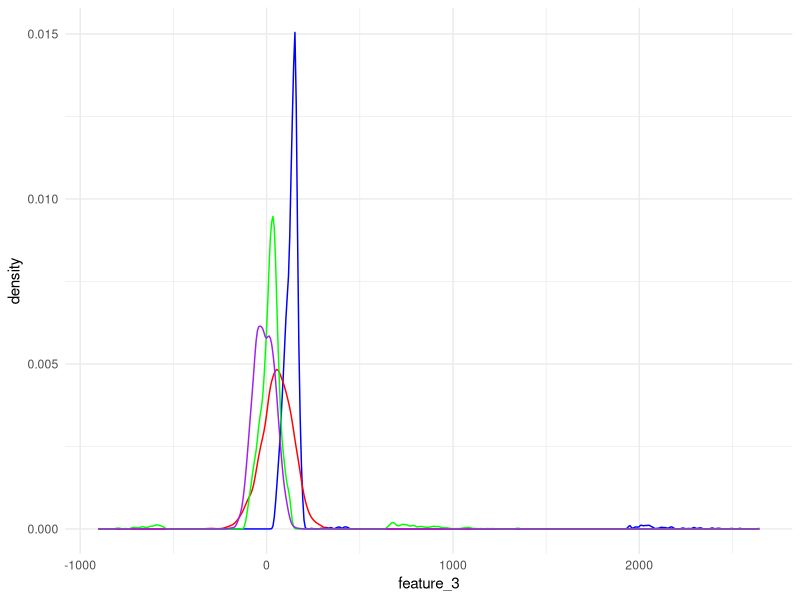
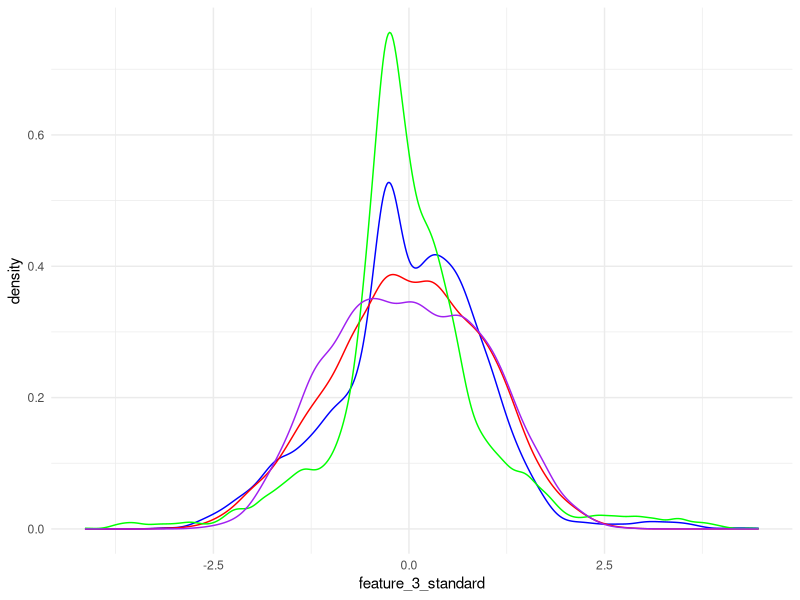
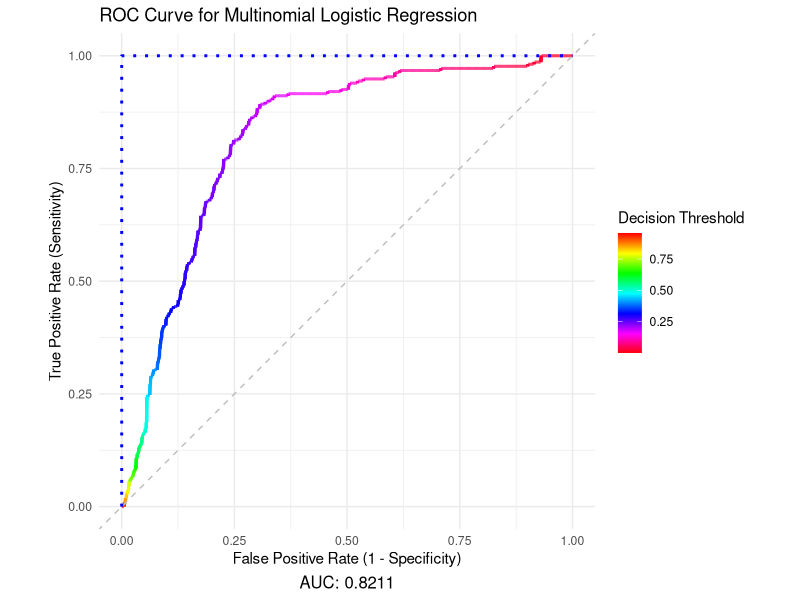
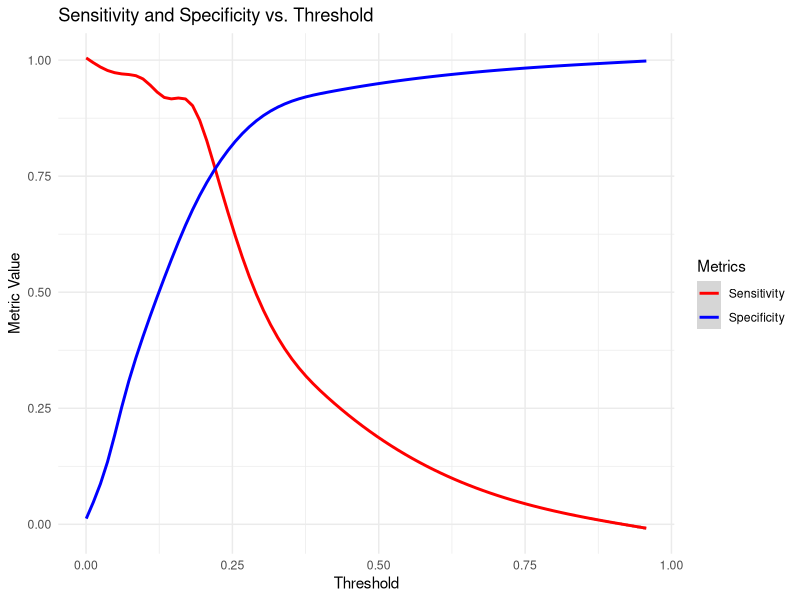
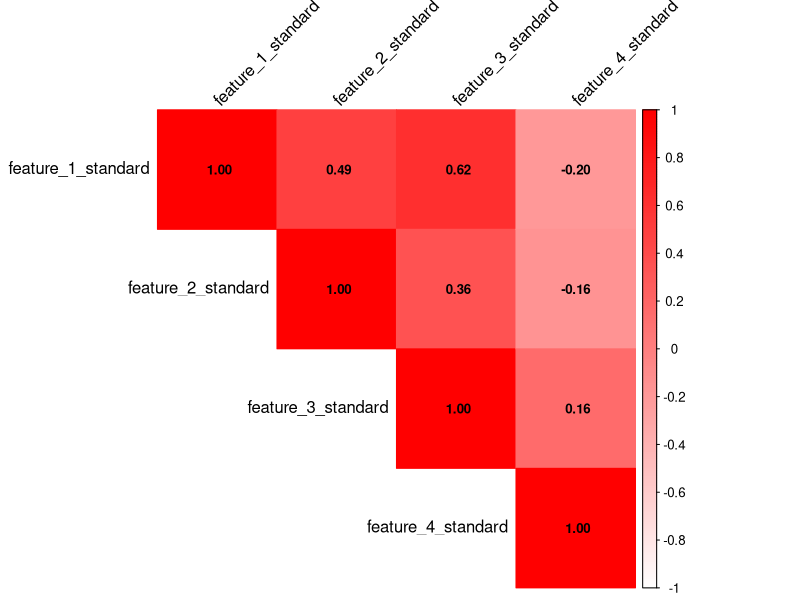
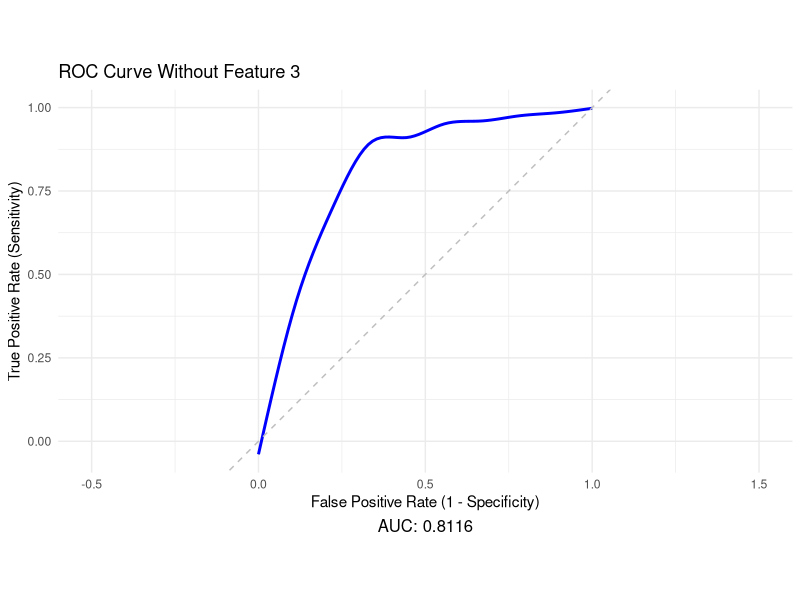
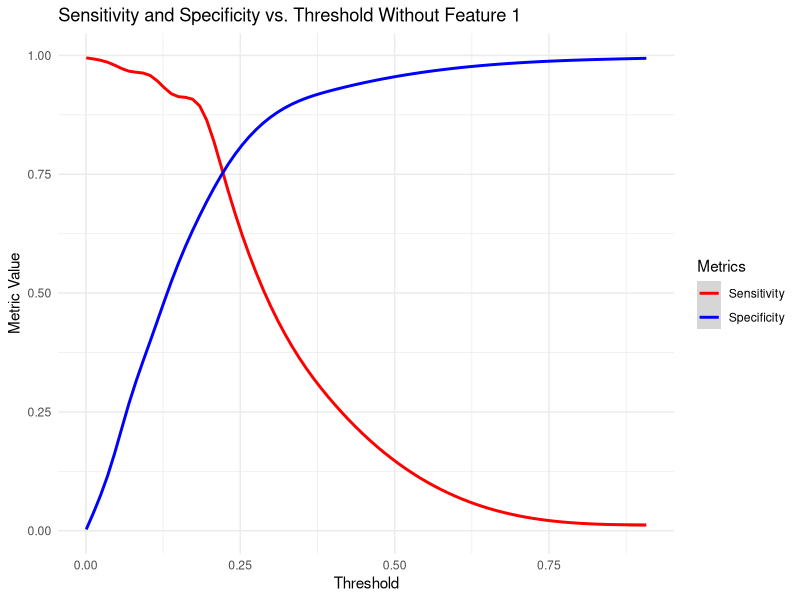
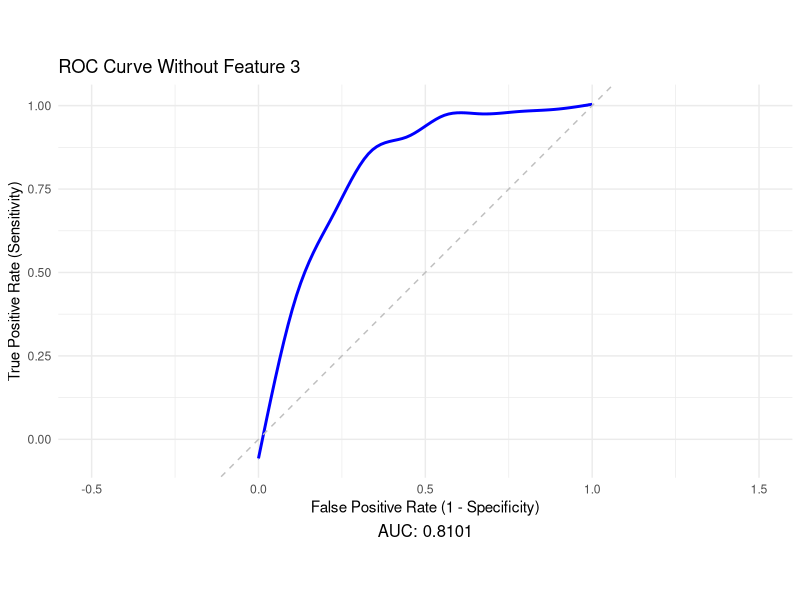

These figures' R source, in order:
## ---- chunk 1
knitr::opts_chunk$set(
  message = FALSE,
  warning = FALSE,
  fig.align = "center",
  fig.width = 8,   
  fig.height = 6, 
  dpi = 300,     
  dev = "png",
  out.width = "70%",
  out.height = "70%"
)

knitr::knit_hooks$set(plot = function(x, options) {
  paste0('<div align="center">\n',
         '<img src="', x, '" width="70%">\n',
         '</div>')
})

## ---- chunk 2
setwd("~/Desktop/DS_DA_Projects/Delinquency")
#setwd("C:/Users/jake pc/Desktop/DS_DA_Projects/Delinquency")
train <- read.csv(file="FITB_train.csv",header=TRUE)
test <- read.csv(file="FITB_test.csv",header=TRUE)
## ---- chunk 3
library(ggplot2)
ggplot() + geom_density(data=train, aes(x=feature_3), color="blue") +
           geom_density(data=train, aes(x=feature_2), color="red") +
           geom_density(data=train, aes(x=feature_1), color="green") +
           geom_density(data=train, aes(x=feature_4), color="purple") +
           theme_minimal()
## ---- chunk 4
library(dplyr)
train$key <- row.names(train)
feature_3_winsor <- data.frame(feature_3 = train$feature_3, key = row.names(train))
feature_3_winsor_clean <- na.omit(feature_3_winsor)

feature_3_winsor_clean <- feature_3_winsor_clean %>%
  mutate(z_score = (feature_3 - mean(feature_3)) / sd(feature_3),percentile = ecdf(feature_3)(feature_3) * 100)

feature_3_winsor_df <- feature_3_winsor_clean[!(feature_3_winsor_clean[, 4] < 1 | feature_3_winsor_clean[, 4] > 99), ]

non_matching_keys <- anti_join(train, feature_3_winsor_df, by = "key")$key

train <- train %>% mutate(feature_3 = ifelse(key %in% non_matching_keys, NA, feature_3))

colnames(train)[3] <- "feature_3_winsor"
## ---- chunk 5
train[is.na(train[,3]),3] <- median(feature_3_winsor_clean$feature_3)

colnames(train)[3] <- "feature_3_impute"

test[is.na(test[,3]),3] <- median(feature_3_winsor_clean$feature_3)
colnames(test)[3] <- "feature_3_impute"
## ---- chunk 6
train$date <- format(as.Date(train$date, format = "%Y-%m-%d"), "%Y")

train <- train %>%
  arrange(id, date) %>% # Sort by id and date
  group_by(id) %>%
  mutate(feature_2 = ifelse(is.na(feature_2),
                            lead(feature_2, order_by = date), # Try next year
                            feature_2)) %>%
  mutate(feature_2 = ifelse(is.na(feature_2),
                            lag(feature_2, order_by = date), # Try previous year
                            feature_2))

colnames(train)[2] <- "feature_2_impute"


test <- test %>%
  arrange(id, date) %>% 
  group_by(id) %>%
  mutate(feature_2 = ifelse(is.na(feature_2),
                            lead(feature_2, order_by = date), # Try next year
                            feature_2)) %>%
  mutate(feature_2 = ifelse(is.na(feature_2),
                            lag(feature_2, order_by = date), # Try previous year
                            feature_2))

colnames(test)[2] <- "feature_2_impute"

train <- na.omit(train)
test <- na.omit(test)
print(head(train,5))
## ---- chunk 7
library(dplyr)
train <- train %>%
  mutate(across(c(feature_1, feature_2_impute, feature_3_impute, feature_4), 
                ~ (.x - mean(.x, na.rm = TRUE)) / sd(.x, na.rm = TRUE)))

colnames(train) <- c("feature_1_standard","feature_2_standard","feature_3_standard","feature_4_standard","id","date","y","key")

test <- test %>%
  mutate(across(c(feature_1, feature_2_impute, feature_3_impute, feature_4), 
                ~ (.x - mean(.x, na.rm = TRUE)) / sd(.x, na.rm = TRUE)))

colnames(test) <- c("feature_1_standard","feature_2_standard","feature_3_standard","feature_4_standard","id","date","y")

ggplot() + geom_density(data=train, aes(x=feature_3_standard), color="blue") +
           geom_density(data=train, aes(x=feature_2_standard), color="red") +
           geom_density(data=train, aes(x=feature_1_standard), color="green") +
           geom_density(data=train, aes(x=feature_4_standard), color="purple") +
           theme_minimal()
print(head(train,5))
## ---- chunk 8
library(nnet)
train$y <- as.numeric(as.character(factor(train$y, levels = c("90+DPD", "active"), labels = c(1, 0))))
delinquency_model <- multinom(y ~ feature_1_standard + feature_2_standard + feature_3_standard + feature_4_standard, data=train,family=binomial())
## ---- chunk 9
(head(test,5))
## ---- chunk 10
    library(pROC)
    test$predicted_y <- predict(delinquency_model, newdata = test, type = "class")
    test$y_numeric <- as.numeric(as.character(factor(test$y, levels = c("90+DPD", "active"), labels = c(1, 0))))
    test$Probability <- predict(delinquency_model, newdata = test, type = "probs")
    options(digits = 4)
    
    roc_curve <- roc(response = test$y_numeric, predictor = test$Probability)

    
    roc_metrics <- coords(roc_curve, x = "all", ret = c("threshold", "sensitivity", "specificity"))
    
    auc_value <- auc(roc_curve) 
    
    roc_data <- data.frame( TPR = roc_metrics$sensitivity, FPR = 1 - roc_metrics$specificity, threshold = roc_metrics$threshold)

ggplot(roc_data, aes(x = FPR, y = TPR, color = threshold)) +
  geom_line(size = 1) +
  geom_abline(linetype = "dashed", color = "gray") +
  # Add the perfect model line
  geom_line(data = data.frame(FPR = c(0, 0, 1), TPR = c(0, 1, 1)), aes(x = FPR, y = TPR), 
            color = "blue", size = 1, linetype = "dotted") +
  labs(title = "ROC Curve for Multinomial Logistic Regression",
       x = "False Positive Rate (1 - Specificity)", y = "True Positive Rate (Sensitivity)", 
       caption = paste("AUC:", round(auc_value, 4)), color = "Decision Threshold") +
  scale_color_gradientn(colors = rev(rainbow(100))) + 
  coord_fixed() + xlim(0, 1) + ylim(0, 1) + theme_minimal() +
  theme(plot.caption = element_text(hjust = 0.5, size = 12))


## ---- chunk 11
ggplot(roc_metrics, aes(x = threshold)) +
    geom_smooth(aes(y = sensitivity, color = "Sensitivity")) +
    geom_smooth(aes(y = specificity, color = "Specificity")) +
    labs(title = "Sensitivity and Specificity vs. Threshold",
    x = "Threshold", y = "Metric Value") +
    scale_color_manual(name = "Metrics", values = c("Sensitivity" = "red", "Specificity" = "blue")) +
    theme_minimal()
## ---- chunk 12
optimal_threshold <- roc_metrics$threshold[which.min(abs(roc_metrics$sensitivity - roc_metrics$specificity))]
(roc_metrics[roc_metrics$threshold == optimal_threshold,])
## ---- chunk 13
test$predicted_class <- ifelse(test$Probability >= roc_metrics$threshold[which.min(abs(roc_metrics$sensitivity - roc_metrics$specificity))], 1, 0)

library(caret)
conf_matrix <- confusionMatrix(
  factor(test$predicted_class, levels = c(0, 1)),
  factor(test$y_numeric, levels = c(0, 1)))

confusion_table <- as.data.frame.matrix(conf_matrix$table)
rownames(confusion_table) <- c("Actual: Non-delinquent", "Actual: Delinquent")
colnames(confusion_table) <- c("Predicted: Non-delinquent", "Predicted: Delinquent")

confusion_table
## ---- chunk 14
library(car)
X <- model.matrix(~ feature_1_standard + feature_2_standard + feature_3_standard + feature_4_standard, data=train)
vif_values <- diag(solve(cor(X[, -1]))) 
names(vif_values) <- colnames(X)[-1]    
print(vif_values)
library(corrplot)
## ---- chunk 15
cor_matrix <- cor(train[, c("feature_1_standard", "feature_2_standard", "feature_3_standard", "feature_4_standard")])
corrplot(cor_matrix, 
         method = "color",        
         col = colorRampPalette(c("white", "red"))(200),  
         type = "upper",          
         tl.col = "black",        
         tl.srt = 45,             
         addCoef.col = "black",  
         number.cex = 0.8)
## ---- chunk 16
full_model <- glm(y ~ feature_1_standard + feature_2_standard + feature_3_standard + feature_4_standard, data = train, family = binomial())

model_without_feature_1 <- glm(y ~ feature_2_standard + feature_3_standard + feature_4_standard, data = train, family = binomial())

model_without_feature_3 <- glm(y ~ feature_1_standard + feature_2_standard + feature_4_standard, data = train, family = binomial())

anova(model_without_feature_1, full_model, test = "LRT")
anova(model_without_feature_3, full_model, test = "LRT")
## ---- chunk 17
library(pROC)
library(ggplot2)

model_without_feature_1 <- glm(y ~ feature_2_standard + feature_3_standard + feature_4_standard, 
                               data = train, family = binomial())

test_no_feature_1 <- test %>%
  select(-feature_1_standard) 

test_no_feature_1$Probability <- predict(model_without_feature_1, newdata = test_no_feature_1, type = "response")

test_no_feature_1$y_numeric <- as.numeric(as.character(factor(test_no_feature_1$y, 
                                                              levels = c("90+DPD", "active"), 
                                                              labels = c(1, 0))))

roc_curve <- roc(response = test_no_feature_1$y_numeric, 
                 predictor = test_no_feature_1$Probability)

roc_metrics <- coords(roc_curve, x = "all", ret = c("threshold", "sensitivity", "specificity"))


# Extract data for ROC curve
roc_data <- data.frame(
  TPR = rev(roc_curve$sensitivities),  # True Positive Rate (Sensitivity)
  FPR = rev(1 - roc_curve$specificities)  # False Positive Rate (1 - Specificity)
)

# Calculate AUC value
auc_value <- auc(roc_curve)

# Create the ROC curve plot using ggplot2
ggplot(roc_data, aes(x = FPR, y = TPR)) +
  geom_smooth(color = "blue", size = 1) +
  geom_abline(linetype = "dashed", color = "gray") +  # Diagonal line for random chance
  labs(
    title = "ROC Curve Without Feature 3",
    x = "False Positive Rate (1 - Specificity)",
    y = "True Positive Rate (Sensitivity)",
    caption = paste("AUC:", round(auc_value, 4))
  ) +
  coord_fixed() +  # Maintain proportional scales
  xlim(-0.5, 1.5) +  # Expand x-axis for better visualization
  theme_minimal() +
  theme(plot.caption = element_text(hjust = 0.5, size = 12))

roc_metrics_df <- as.data.frame(roc_metrics) 
ggplot(roc_metrics_df, aes(x = threshold)) +
    geom_smooth(aes(y = sensitivity, color = "Sensitivity")) +
    geom_smooth(aes(y = specificity, color = "Specificity")) +
    labs(title = "Sensitivity and Specificity vs. Threshold Without Feature 1",
         x = "Threshold", y = "Metric Value") +
    scale_color_manual(name = "Metrics", values = c("Sensitivity" = "red", "Specificity" = "blue")) +
    theme_minimal()
## ---- chunk 18
library(pROC)
library(ggplot2)

model_without_feature_3 <- glm(y ~ feature_1_standard + feature_2_standard + feature_4_standard, 
                               data = train, family = binomial())

test_no_feature_3 <- test %>%
  select(-feature_3_standard) 

test_no_feature_3$Probability <- predict(model_without_feature_3, newdata = test_no_feature_3, type = "response")

test_no_feature_3$y_numeric <- as.numeric(as.character(factor(test_no_feature_3$y, 
                                                              levels = c("90+DPD", "active"), 
                                                              labels = c(1, 0))))

roc_curve <- roc(response = test_no_feature_3$y_numeric, 
                 predictor = test_no_feature_3$Probability)

roc_metrics <- coords(roc_curve, x = "all", ret = c("threshold", "sensitivity", "specificity"))


# Extract data for ROC curve
roc_data <- data.frame(
  TPR = rev(roc_curve$sensitivities),  # True Positive Rate (Sensitivity)
  FPR = rev(1 - roc_curve$specificities)  # False Positive Rate (1 - Specificity)
)

# Calculate AUC value
auc_value <- auc(roc_curve)

# Create the ROC curve plot using ggplot2
ggplot(roc_data, aes(x = FPR, y = TPR)) +
  geom_smooth(color = "blue", size = 1) +
  geom_abline(linetype = "dashed", color = "gray") +  # Diagonal line for random chance
  labs(
    title = "ROC Curve Without Feature 3",
    x = "False Positive Rate (1 - Specificity)",
    y = "True Positive Rate (Sensitivity)",
    caption = paste("AUC:", round(auc_value, 4))
  ) +
  coord_fixed() +  # Maintain proportional scales
  xlim(-0.5, 1.5) +  # Expand x-axis for better visualization
  theme_minimal() +
  theme(plot.caption = element_text(hjust = 0.5, size = 12))


roc_metrics_df <- as.data.frame(roc_metrics) 
ggplot(roc_metrics_df, aes(x = threshold)) +
    geom_smooth(aes(y = sensitivity, color = "Sensitivity")) +
    geom_smooth(aes(y = specificity, color = "Specificity")) +
    labs(title = "Sensitivity and Specificity vs. Threshold Without Feature 3",
         x = "Threshold", y = "Metric Value") +
    scale_color_manual(name = "Metrics", values = c("Sensitivity" = "red", "Specificity" = "blue")) +
    theme_minimal()
